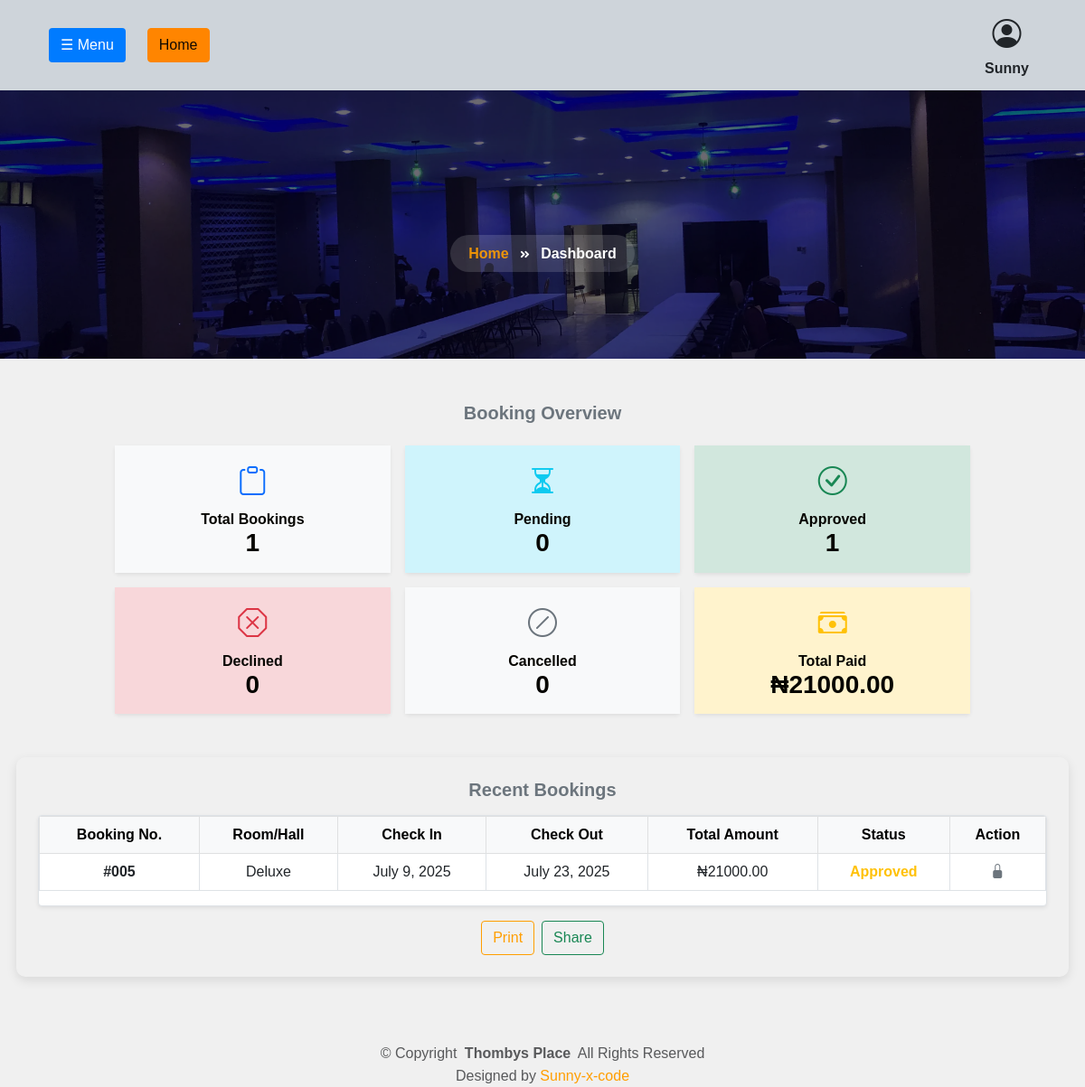
The page /userprofile/dashboard/ (signed in) on the database as committed earlier.
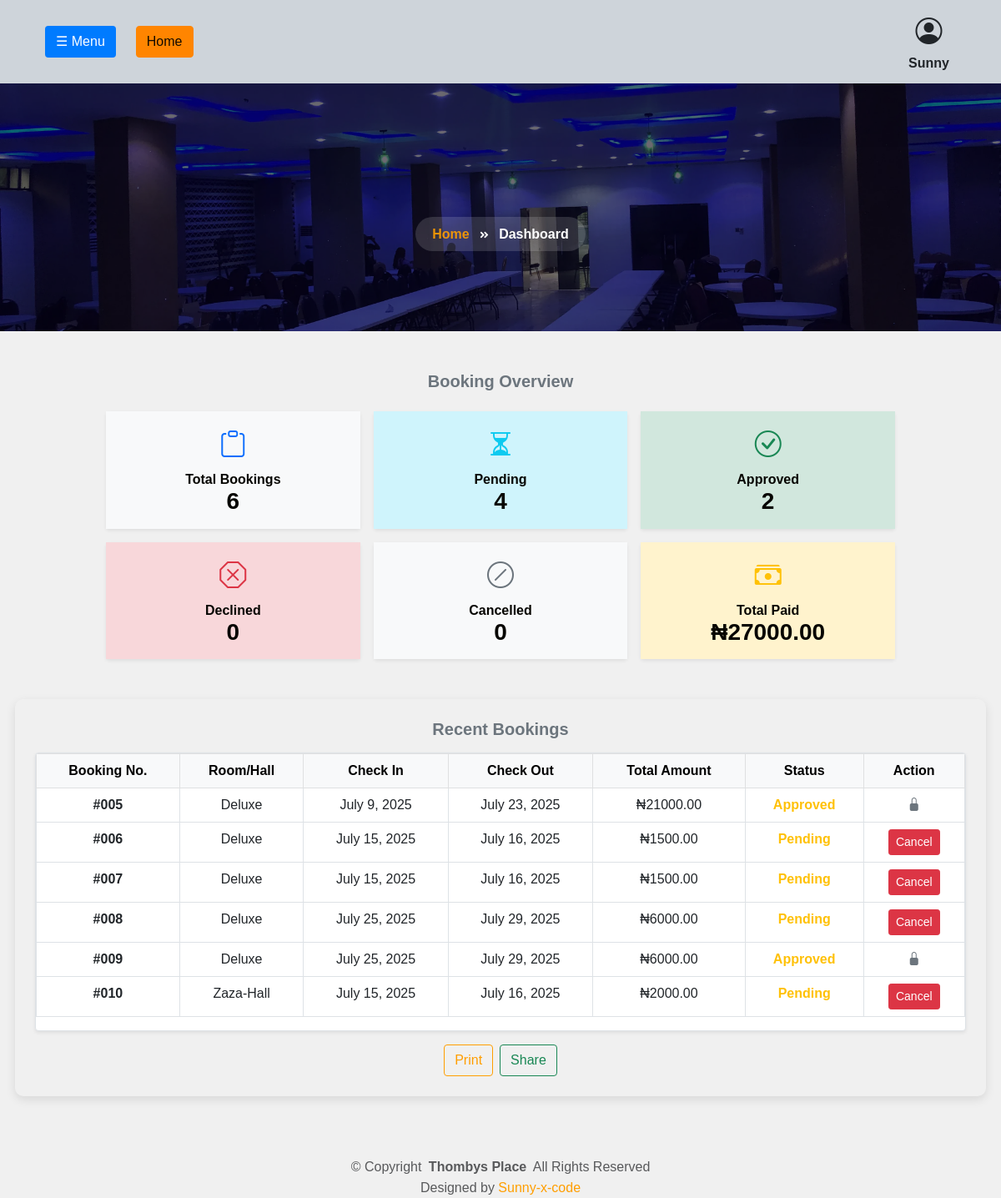
The same page on the database as committed later.
### bookings/models.py (models this page shows, shortened)
class Booking(models.Model):
    check_in = models.DateField()
    check_out = models.DateField()
    amount = models.DecimalField(max_digits=10, decimal_places=2, default=0.00)
    status = models.CharField(
        max_length=10,
        choices=[
            ('pending', 'Pending'),
            ('approved', 'Approved'),
            ('declined', 'Declined'),
            ('cancelled', 'Cancelled'),
            ('expired', 'Expired'),  # ✅ Added new status
        ],
        default='pending'
    )
    booking_code = models.CharField(max_length=20, blank=True, null=True)
    qr_code = models.ImageField(upload_to='qrcodes/', blank=True, null=True)
    booked_at = models.DateTimeField(auto_now_add=True)
    @property
    def days(self):
        if self.check_in and self.check_out:
            return (self.check_out - self.check_in).days
        return 0
    class Meta:
        abstract = True
        ordering = ['-booked_at']

class RoomBooking(Booking):
    user = models.ForeignKey(User, on_delete=models.CASCADE, related_name='room_bookings')
    space = models.ForeignKey(
        Space,
        on_delete=models.CASCADE,
        limit_choices_to={'space_type': 'room'},
        related_name='room_bookings',
        null=True,
        blank=True
    )
    class Meta:
        verbose_name = "Room Booking"
        verbose_name_plural = "Room Bookings"

class Space(models.Model):
    SPACE_TYPE_CHOICES = [
        ('room', 'Room'),
        ('hall', 'Hall'),
    ]
    space_number = models.CharField(max_length=10, unique=True)
    space_type = models.CharField(max_length=10, choices=SPACE_TYPE_CHOICES)
    name = models.CharField(max_length=100)
    price = models.DecimalField(max_digits=10, decimal_places=2)
    image = models.ImageField(upload_to='space_images/', blank=True, null=True)
    available = models.BooleanField(default=True)

### userprofile/views.py (the view)
# urls.py: path('dashboard/', views.dashboard_view, name='dashboard'),
@login_required
def dashboard_view(request):
    user = request.user
    room_bookings = RoomBooking.objects.filter(user=user)
    hall_bookings = HallBooking.objects.filter(user=user)
    all_bookings = list(room_bookings) + list(hall_bookings)
    total = len(all_bookings)
    pending = sum(1 for b in all_bookings if b.status.lower() == 'pending')
    approved = sum(1 for b in all_bookings if b.status.lower() == 'approved')
    declined = sum(1 for b in all_bookings if b.status.lower() == 'declined')
    cancelled = sum(1 for b in all_bookings if b.status.lower() == 'cancelled')
    total_paid = sum(b.amount for b in all_bookings if b.status.lower() == 'approved')
    context = {
        'total': total,
        'pending': pending,
        'approved': approved,
        'declined': declined,
        'cancelled': cancelled,
        'total_paid': total_paid,
        'bookings': all_bookings,
    }
    return render(request, 'userprofile/dashboard.html', context)

### userprofile/templates/userprofile/dashboard.html (shortened to what the changed rows need)
<!DOCTYPE html>
<html lang="en">
<head>
  {% load static %}
<link rel="stylesheet" href="{% static 'assets/css/gfont1.css' %}">
<link rel="stylesheet" href="{% static 'assets/css/gfont2.css' %}">
<link rel="stylesheet" href="{% static 'assets/css/bootstrap-5.3.0-alpha1.min.css' %}">
<link rel="stylesheet" href="{% static 'assets/css/bootstrap-icons-1.10.5.css' %}">
<link rel="stylesheet" href="{% static 'assets/css/style-liberty.css' %}">
</head>
<body class="portfolio-details-page" style="background-color: #f0f0f0;">
<div class="container-fluid px-2">
  <section class="py-5">
    <div class="container px-0">
      <div class="row gy-4 justify-content-center">
<div class="col-12 col-lg-10">
  <div class="mb-4 text-center">
    <div class="row g-3 justify-content-center">
      <div class="col-6 col-sm-6 col-md-4 col-lg-4">
        <div class="card text-center shadow-sm border-0">
          <div class="card-body bg-light">
            <i class="bi bi-clipboard fs-2 text-primary"></i>
            <h6 class="mt-2">Total Bookings</h6>
            <h3 class="fw-bold">{{ total }}</h3>
          </div>
        </div>
      </div>
      <div class="col-6 col-sm-6 col-md-4 col-lg-4">
        <div class="card text-center shadow-sm border-0">
          <div class="card-body bg-info-subtle">
            <i class="bi bi-hourglass-split fs-2 text-info"></i>
            <h6 class="mt-2">Pending</h6>
            <h3 class="fw-bold">{{ pending }}</h3>
          </div>
        </div>
      </div>
      <div class="col-6 col-sm-6 col-md-4 col-lg-4">
        <div class="card text-center shadow-sm border-0">
          <div class="card-body bg-success-subtle">
            <i class="bi bi-check-circle fs-2 text-success"></i>
            <h6 class="mt-2">Approved</h6>
            <h3 class="fw-bold">{{ approved }}</h3>
          </div>
        </div>
      </div>
      <div class="col-6 col-sm-6 col-md-4 col-lg-4">
        <div class="card text-center shadow-sm border-0">
          <div class="card-body bg-warning-subtle">
            <i class="bi bi-cash-stack fs-2 text-warning"></i>
            <h6 class="mt-2">Total Paid</h6>
            <h3 class="fw-bold">₦{{ total_paid|floatformat:2 }}</h3>
          </div>
        </div>
      </div>
    </div>
  </div>
</div>
<div class="text-center p-4" id="bookingTableContainer">
<div class="table-scroll-container shadow-sm border rounded" style="overflow-x: auto;">
  <div class="table-responsive table-scroll-content">
    <table class="table table-hover text-center min-width-table table-bordered">
      <thead class="table-light">
        <tr>
          <th scope="col">Booking No.</th>
          <th scope="col">Room/Hall</th>
          <th scope="col">Check In</th>
          <th scope="col">Check Out</th>
          <th scope="col">Total Amount</th>
          <th scope="col">Status</th>
          <th scope="col">Action</th>
        </tr>
      </thead>
      <tbody>
        {% for booking in bookings %}
        <tr class="table-{{ booking.status|lower }}">
          <th scope="row">#{{ booking.id|stringformat:"03d" }}</th>
          <td>{{ booking.space.name }}</td>
          <td>{{ booking.check_in }}</td>
          <td>{{ booking.check_out }}</td>
          <td>₦{{ booking.amount }}</td>
          <td><span class="text-warning fw-bold">{{ booking.status|title }}</span></td>
          <td>
            {% if booking.status|lower == 'pending' %}
              <button class="btn btn-sm btn-danger"
                      data-bs-toggle="modal"
                      data-bs-target="#cancelModal"
                      data-booking="#{{ booking.id|stringformat:"03d" }}">Cancel</button>
            {% else %}
              <span class="text-muted" title="No further actions allowed">
                <i class="bi bi-lock-fill"></i>
              </span>
            {% endif %}
          </td>
        </tr>
        {% empty %}
        <tr>
          <td colspan="7" class="text-center text-muted">No bookings yet.</td>
        </tr>
        {% endfor %}
      </tbody>
    </table>
    </div>
  </div>
</div>
        </div>
      </div>
    </div>
</body>
</html>

Rows that differ between the two databases and show on the page:
added RoomBooking: id "006", space.name "Deluxe", check_in "July 15, 2025", check_out "July 16, 2025", amount "1500.00", status "Pending"
added RoomBooking: id "007", space.name "Deluxe", check_in "July 15, 2025", check_out "July 16, 2025", amount "1500.00", status "Pending"
added RoomBooking: id "008", space.name "Deluxe", check_in "July 25, 2025", check_out "July 29, 2025", amount "6000.00", status "Pending"
added RoomBooking: id "009", space.name "Deluxe", check_in "July 25, 2025", check_out "July 29, 2025", amount "6000.00", status "Approved"
added RoomBooking: id "010", space.name "Zaza-Hall", check_in "July 15, 2025", check_out "July 16, 2025", amount "2000.00", status "Pending"
Other text that changed with them:
{{ total }}: "1" → "6"
{{ pending }}: "0" → "4"
{{ approved }}: "1" → "2"
{{ total_paid|floatformat:2 }}: "21000.00" → "27000.00"
